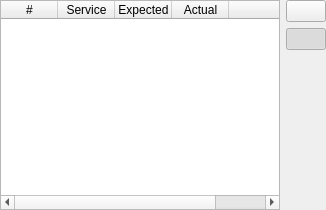
<?xml version="1.0" encoding="UTF-8"?>
<ui version="4.0">
 <class>ServicesDebugWidget</class>
 <widget class="QWidget" name="ServicesDebugWidget">
  <property name="geometry">
   <rect>
    <x>0</x>
    <y>0</y>
    <width>326</width>
    <height>210</height>
   </rect>
  </property>
  <property name="sizePolicy">
   <sizepolicy hsizetype="Expanding" vsizetype="Expanding">
    <horstretch>0</horstretch>
    <verstretch>0</verstretch>
   </sizepolicy>
  </property>
  <property name="windowTitle">
   <string>Form</string>
  </property>
  <layout class="QHBoxLayout" name="horizontalLayout">
   <property name="leftMargin">
    <number>0</number>
   </property>
   <property name="topMargin">
    <number>0</number>
   </property>
   <property name="rightMargin">
    <number>0</number>
   </property>
   <property name="bottomMargin">
    <number>0</number>
   </property>
   <item>
    <widget class="QTableWidget" name="tableWidgetServices">
     <property name="enabled">
      <bool>true</bool>
     </property>
     <property name="textElideMode">
      <enum>Qt::ElideMiddle</enum>
     </property>
     <property name="wordWrap">
      <bool>false</bool>
     </property>
     <property name="columnCount">
      <number>5</number>
     </property>
     <attribute name="horizontalHeaderCascadingSectionResizes">
      <bool>true</bool>
     </attribute>
     <attribute name="horizontalHeaderDefaultSectionSize">
      <number>57</number>
     </attribute>
     <attribute name="horizontalHeaderMinimumSectionSize">
      <number>10</number>
     </attribute>
     <attribute name="horizontalHeaderStretchLastSection">
      <bool>true</bool>
     </attribute>
     <attribute name="verticalHeaderVisible">
      <bool>false</bool>
     </attribute>
     <attribute name="verticalHeaderCascadingSectionResizes">
      <bool>false</bool>
     </attribute>
     <attribute name="verticalHeaderHighlightSections">
      <bool>false</bool>
     </attribute>
     <attribute name="verticalHeaderStretchLastSection">
      <bool>false</bool>
     </attribute>
     <column>
      <property name="text">
       <string>#</string>
      </property>
     </column>
     <column>
      <property name="text">
       <string>Service</string>
      </property>
     </column>
     <column>
      <property name="text">
       <string>Expected</string>
      </property>
     </column>
     <column>
      <property name="text">
       <string>Actual</string>
      </property>
     </column>
     <column>
      <property name="text">
       <string/>
      </property>
     </column>
    </widget>
   </item>
   <item>
    <layout class="QVBoxLayout" name="verticalLayout">
     <item>
      <widget class="QPushButton" name="pushButtonUpdate">
       <property name="text">
        <string/>
       </property>
       <property name="icon">
        <iconset resource="../../../../libres/resources/icons.qrc">
         <normaloff>:/icons/app/update_once.svg</normaloff>:/icons/app/update_once.svg</iconset>
       </property>
       <property name="iconSize">
        <size>
         <width>32</width>
         <height>32</height>
        </size>
       </property>
      </widget>
     </item>
     <item>
      <widget class="QPushButton" name="pushButtonUpdateRealtime">
       <property name="text">
        <string/>
       </property>
       <property name="icon">
        <iconset resource="../../../../libres/resources/icons.qrc">
         <normaloff>:/icons/app/update_auto.svg</normaloff>:/icons/app/update_auto.svg</iconset>
       </property>
       <property name="iconSize">
        <size>
         <width>32</width>
         <height>32</height>
        </size>
       </property>
       <property name="checkable">
        <bool>true</bool>
       </property>
       <property name="checked">
        <bool>true</bool>
       </property>
      </widget>
     </item>
     <item>
      <spacer name="verticalSpacer">
       <property name="orientation">
        <enum>Qt::Vertical</enum>
       </property>
       <property name="sizeHint" stdset="0">
        <size>
         <width>10</width>
         <height>10</height>
        </size>
       </property>
      </spacer>
     </item>
    </layout>
   </item>
  </layout>
 </widget>
 <resources>
  <include location="../../../../libres/resources/icons.qrc"/>
 </resources>
 <connections/>
</ui>
